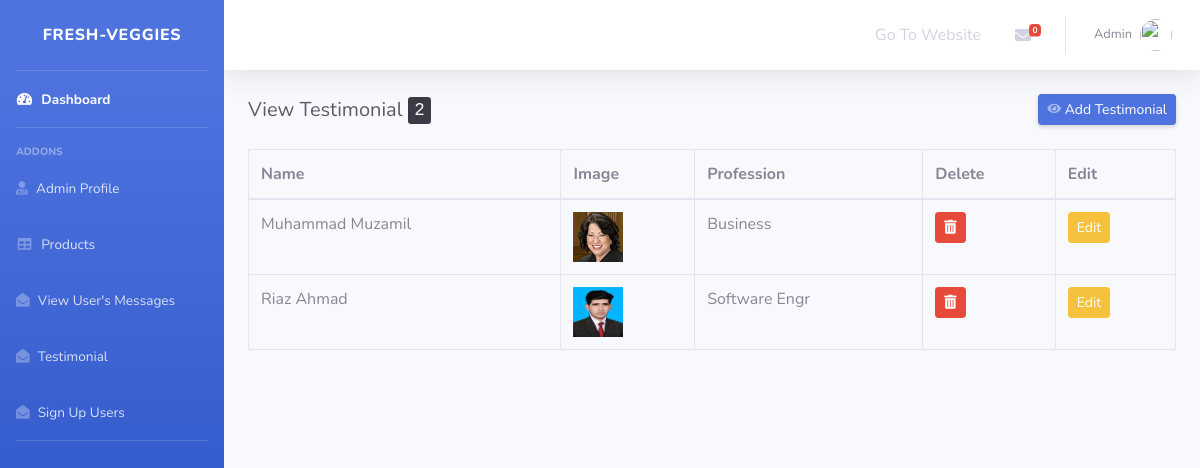
Screenshot of /admin/view_testimonial.php (signed in) with the database file from the repository.
### tables this page shows
CREATE TABLE `testimonial` (
  `id` int(11) NOT NULL,
  `name` varchar(255) NOT NULL,
  `pic` varchar(255) NOT NULL,
  `comment` varchar(255) NOT NULL,
  `profession` varchar(255) NOT NULL,
  `created_at` timestamp NOT NULL DEFAULT current_timestamp()
);

### admin/view_testimonial.php (the view, shortened to what this page needs)
<!DOCTYPE html>
<html lang="en">
<head>
  <link href="vendor/fontawesome-free/css/all.min.css" rel="stylesheet" type="text/css">
  <link href="css/sb-admin-2.min.css" rel="stylesheet">
</head>
<body id="page-top">
  <div id="wrapper">
    <?php include 'sidebar.php'; ?>
    <div id="content-wrapper" class="d-flex flex-column">
      <div id="content">
        <?php include 'topnavbar.php'; ?>
        <div class="container-fluid">
          <div class="d-sm-flex align-items-center justify-content-between mb-4">
            <h1 class="h5 mb-0 text-gray-800">View Testimonial
              <kbd>
                <?php
                $s = "select * from testimonial";
                $query = mysqli_query($db, $s);
                $count2 = mysqli_num_rows($query);
                if ($count2 > 0) {
                  echo $count2;
                } else {
                  echo "0";
                }
                ?>
              </kbd>
            </h1>
            <a href="testimonial.php" class="d-none d-sm-inline-block btn btn-sm btn-primary shadow-sm"><i class="fas fa-eye fa-sm text-white-50"></i> Add Testimonial</a>
          </div>
          <table id="sampleTable" class="table table-bordered table-hover">
            <thead>
              <tr role="row">
                <th>Name</th>
                <th>Image</th>
                <th>Profession</th>
                <th> Delete</th>
                <th> Edit</th>
              </tr>
            </thead>
            <tbody>
              <?php
              $s = "select * from testimonial";
              $r = mysqli_query($db, $s);
              while ($row = mysqli_fetch_assoc($r)) {
                $id = $row['id'];
                $name = $row['name'];
                $pic = $row['pic'];
                $profession = $row['profession'];
              ?>
                <tr id="row_541" role="row" class="even">
                  <td> <?php echo $name; ?> </td>
                  <td> <a href="../uploads/testimonial/<?php echo $pic; ?>" target="_blank"> <img src="../uploads/testimonial/<?php echo $pic; ?>" height="50px" width="50px"> </a> </td>
                  <td> <?php echo $profession; ?> </td>
                  <td>
                    <a onclick="return confirm('Are you sure To Delete Record?')" class='delete btn btn-sm btn-danger text-white' href='view_testimonial.php?delete=<?php echo $id ?>'>
                      <i class='fas fa-trash-alt'></i>
                    </a>
                  </td>
                  <td>
                    <a class='btn btn-sm btn-warning text-white' href='edit_testimonial.php?edit_team=<?php echo $id ?>'>
                      Edit
                    </a>
                  </td>
                </tr>
              <?php } ?>
            </tbody>
          </table>
        </div>
      </div>
    </div>
  </div>
   <link href="https://cdn.jsdelivr.net/npm/bootstrap-icons@1.4.1/font/bootstrap-icons.css" rel="stylesheet">
   <link rel="stylesheet" href="https://use.fontawesome.com/releases/v5.15.4/css/all.css" />
</body>
</html>

### rows the page displays
testimonial: name "Muhammad Muzamil", pic (picture), profession "Business"
testimonial: name "Riaz Ahmad", pic (picture), profession "Software Engr"

### other values shown
$_SESSION['username'] "Admin"
$count2 "2"
